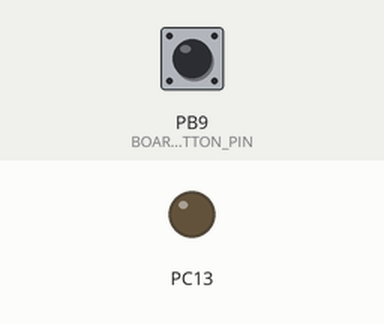
This sketch was run on a simulated STM32 Blue Pill. On the bench: output pins drawn as LEDs (lit = HIGH). The test bench sets the inputs (shaded band); at power-on: PB9 (BOARD_BUTTON_PIN) LOW. What the sketch prints to the serial monitor is not drawn.

Above: at 1.2 s.
1.3 s: PB9 (BOARD_BUTTON_PIN) pulled HIGH for 0.15 s
At 1.37 s:
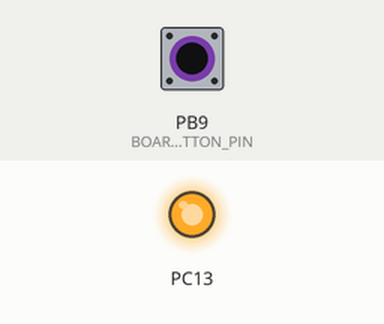
2.9 s: PB9 (BOARD_BUTTON_PIN) pulled HIGH for 3.2 s
At 7.3 s:
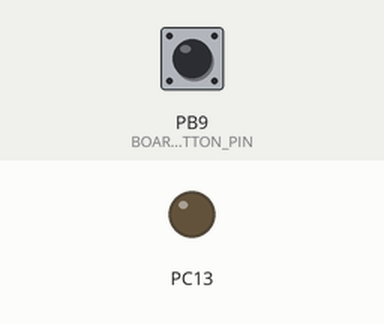
Timing chart, 0 to 8.8 s (numbered marks = the images above; inputs shaded):
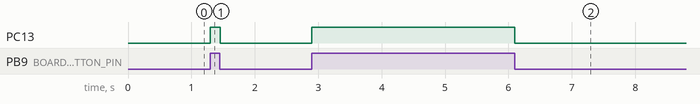

Measured:
- after the input at 1.3 s, PC13: LOW → HIGH at once, → LOW 0.15 s later
- after the input at 2.9 s, PC13: LOW → HIGH at once, → LOW 3.2 s later

The sketch:

Button.ino
```cpp
/*
 Button

 Turns on and off the built-in LED when the built-in button is
 pressed.

 Ported to Maple from the Arduino example 27 May 2011
 by Marti Bolivar
*/
#define BOARD_BUTTON_PIN PB9
void setup() {
  // Initialize the built-in LED pin as an output:
  pinMode(PC13, OUTPUT);
  // Initialize the built-in button (labeled BUT) as an input:
  pinMode(BOARD_BUTTON_PIN, INPUT);
}


void loop() {
    // Check if the button is pressed.
    if(digitalRead(PB9))digitalWrite(PC13,HIGH);
    else digitalWrite(PC13,LOW);
    Serial.println(digitalRead(PB9));
}
```
